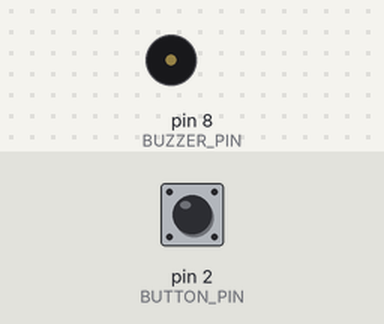
Recording of a sketch running on a simulated Arduino Uno, built with avr-gcc and run on an emulated ATmega328P. Parts: buzzer (waves = sounding). Inputs (shaded band) come from the test bench; at power-on: pin 2 (BUTTON_PIN) HIGH.

Above: at 1.2 s.
1.3 s: pin 2 (BUTTON_PIN) pulled LOW for 0.15 s
2.9 s: pin 2 (BUTTON_PIN) pulled LOW for 1 s
5.5 s: pin 2 (BUTTON_PIN) pulled LOW for 3.2 s
Timing chart, 0 to 8.5 s (numbered marks = the images above; inputs shaded):
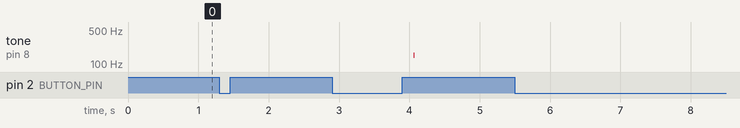

The sketch:

sirene.ino
```cpp
#define BUZZER_PIN 8
#define BUTTON_PIN 2
#define BUZZER_TIME 10

int frequency = 0;
boolean toPlay = false;

void setup() {
  pinMode(BUZZER_PIN, OUTPUT);
  pinMode(BUTTON_PIN, INPUT_PULLUP);
  attachInterrupt(digitalPinToInterrupt(BUTTON_PIN), changeStatus, FALLING);
}

void changeStatus() {
  toPlay = !toPlay;
}

void loop() {
  if (toPlay) {
    for (frequency = 150; frequency < 1500; frequency += 1)   {
      tone(BUZZER_PIN, frequency, BUZZER_TIME);
      delay(1);
    }
  }
  if (toPlay) {
    for (frequency = 1500; frequency > 150; frequency -= 1)   {
      tone(BUZZER_PIN, frequency, BUZZER_TIME);
      delay(1);
    }
  }
}
```

Measured:
- after the input at 2.9 s, tone on pin 8 (BUZZER_PIN): silent → 151 Hz after 1.2 s, → silent 0.01 s later
